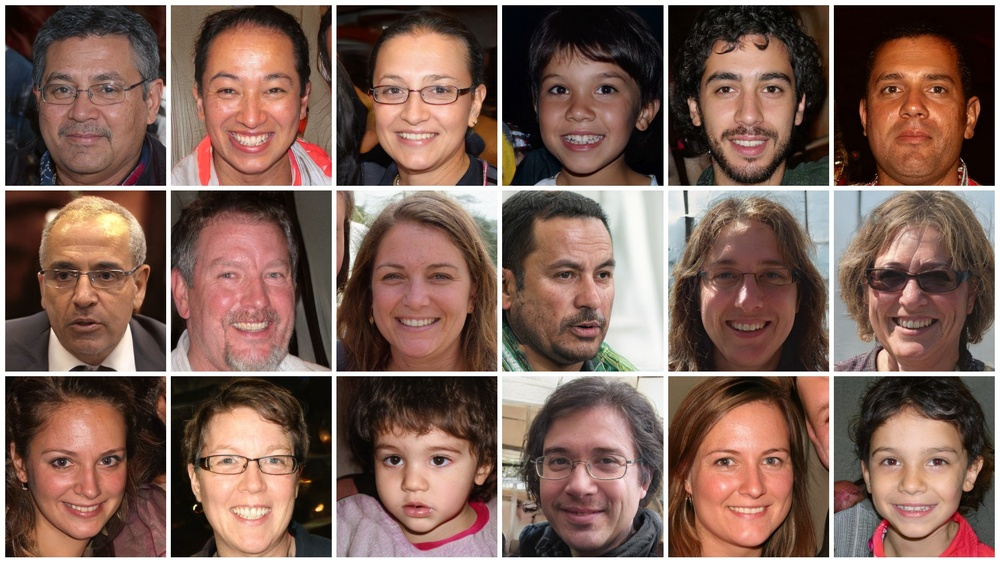
#> input picture test.jpg, 1000 x 562 px, shrunk from 1920 x 1080 before the run
$ python test3.py
#> lines starting #> are read from the running program, lines starting #| are printed output that depends on the picture; after the words box and inside, x2 and y2 are one past the last pixel; in counts of white or black regions, pixels touching at a corner belong together
import numpy as np
import cv2

face_cascade = cv2.CascadeClassifier('C:\\opencv\\build\\etc\\haarcascades\\haarcascade_frontalface_default.xml')
eye_cascade = cv2.CascadeClassifier('C:\\opencv\\build\\etc\\haarcascades\\haarcascade_eye.xml')

img = cv2.imread('test.jpg')
#> img is the input picture: shape (562, 1000, 3); mean B, G, R 87.5, 98, 126.3

gray = cv2.cvtColor(img, cv2.COLOR_BGR2GRAY)
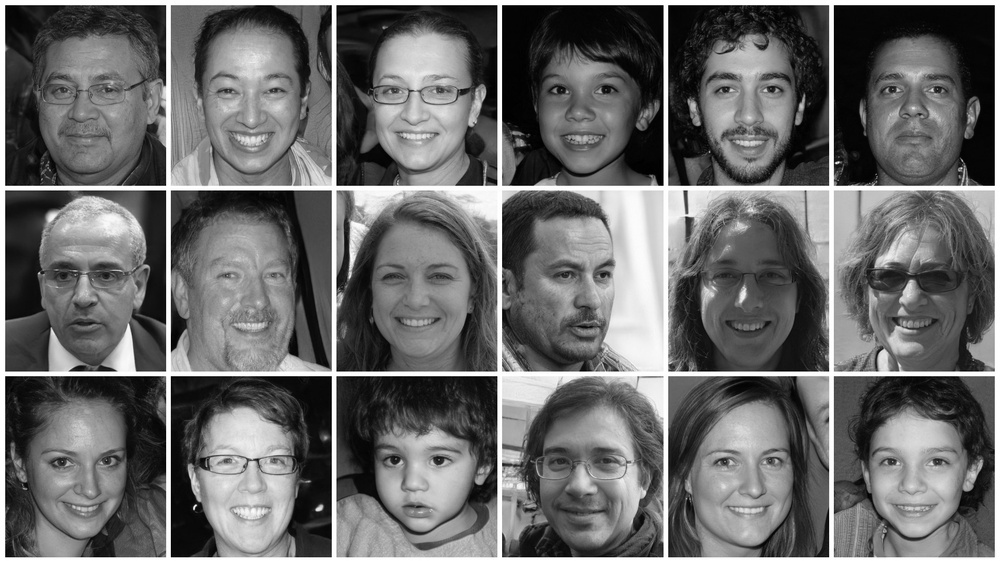
#> gray: shape (562, 1000); min 0, max 255, mean 105.3

faces = face_cascade.detectMultiScale(gray, 1.3, 5)
#> faces = 18 rows, first 6: [357, 414, 121, 121], [24, 41, 123, 123], [359, 47, 120, 120], [189, 41, 125, 125], [522, 48, 120, 120], [850, 44, 128, 128]
#faces = face_cascade.detectMultiScale(gray)

for (x,y,w,h) in faces:
    cv2.rectangle(img,(x,y),(x+w,y+h),(255,0,0),2)
    roi_gray = gray[y:y+h, x:x+w]
    roi_color = img[y:y+h, x:x+w]
    eyes = eye_cascade.detectMultiScale(roi_gray)
    for (ex,ey,ew,eh) in eyes:
        cv2.rectangle(roi_color,(ex,ey),(ex+ew,ey+eh),(0,255,0),2)
#> this loop made 18 passes
#> (x, y, w, h, eyes) on passes 1, 2, 3, 4, 5, 6, 8, 9, 10: (357, 414, 121, 121, [[65, 29, 33, 33], [19, 30, 32, 32]]), (24, 41, 123, 123, [[26, 38, 24, 24]]), (359, 47, 120, 120, [[19, 28, 31, 31], [69, 30, 26, 26], [55, 21, 45, 45]]), (189, 41, 125, 125, [[25, 38, 24, 24], [74, 38, 26, 26]]), (522, 48, 120, 120, [[20, 27, 31, 31], [68, 26, 31, 31]]), (850, 44, 128, 128, [[25, 30, 30, 30], [72, 32, 28, 28]]), (21, 225, 130, 130, [[31, 39, 22, 22], [73, 39, 24, 24], [18, 25, 47, 47]]), (358, 230, 120, 120, [[64, 34, 27, 27], [21, 34, 28, 28]]), (186, 226, 128, 128, [[76, 38, 23, 23], [27, 36, 26, 26]])
#> (x, y, w, h) on passes 7, 18: (526, 227, 120, 120), (851, 233, 123, 123)
#> pass 1, `roi_gray = gray[y:y+h, x:x+w]`:
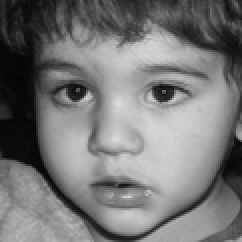
#> roi_gray: shape (121, 121) (shown 2 times larger); min 3, max 220, mean 118.6
#> pass 1, `roi_color = img[y:y+h, x:x+w]`:
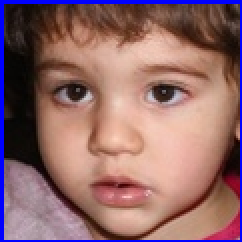
#> roi_color: shape (121, 121, 3) (shown 2 times larger); mean B, G, R 105.8, 104.9, 143.8
#> pass 2, `roi_color = img[y:y+h, x:x+w]`:
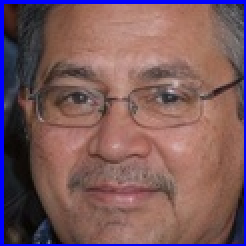
#> roi_color: shape (123, 123, 3) (shown 2 times larger); mean B, G, R 92.8, 89.5, 122.3
#> after the loop:
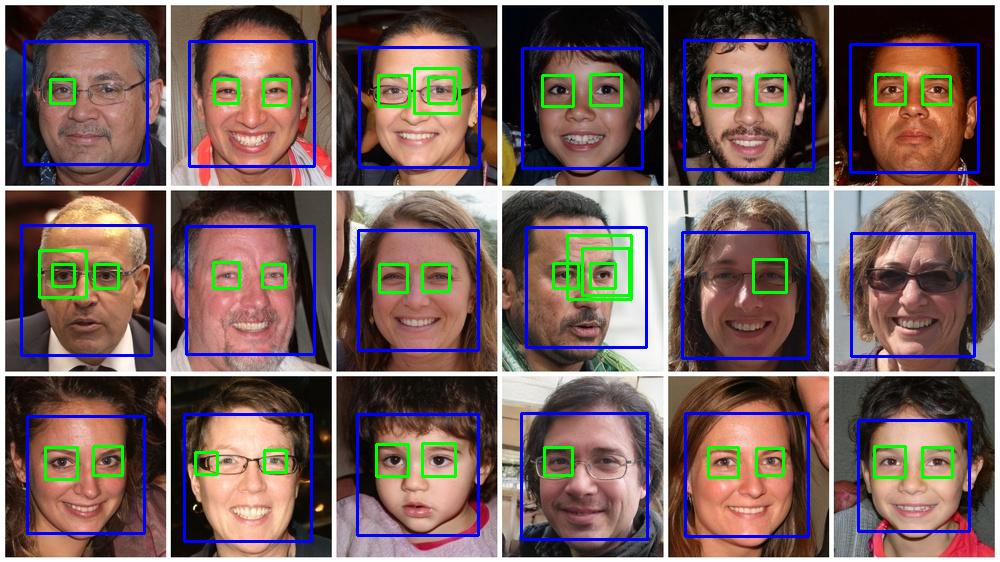
#> img: shape (562, 1000, 3); 6.95% of pixels changed, all inside (x1, y1, x2, y2) = (20, 39, 980, 543)
#> after the loop:
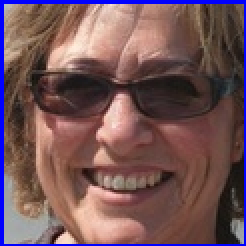
#> roi_color: shape (123, 123, 3) (shown 2 times larger); mean B, G, R 88.2, 85, 115.6
#> after the loop:
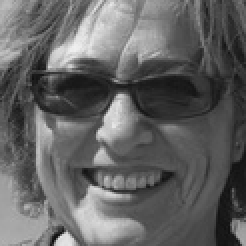
#> roi_gray: shape (123, 123) (shown 2 times larger); min 11, max 240, mean 98.6

cv2.imshow('img',img)

k = cv2.waitKey(0)
#> (key Esc is pressed here)
if k == 27:         # wait for ESC key to exit
    cv2.destroyAllWindows()
elif k == ord('s'): # wait for 's' key to save and exit
    cv2.imwrite('messigray.png',img)
    cv2.destroyAllWindows()

$ run again, with shapes3.jpg copied over test.jpg
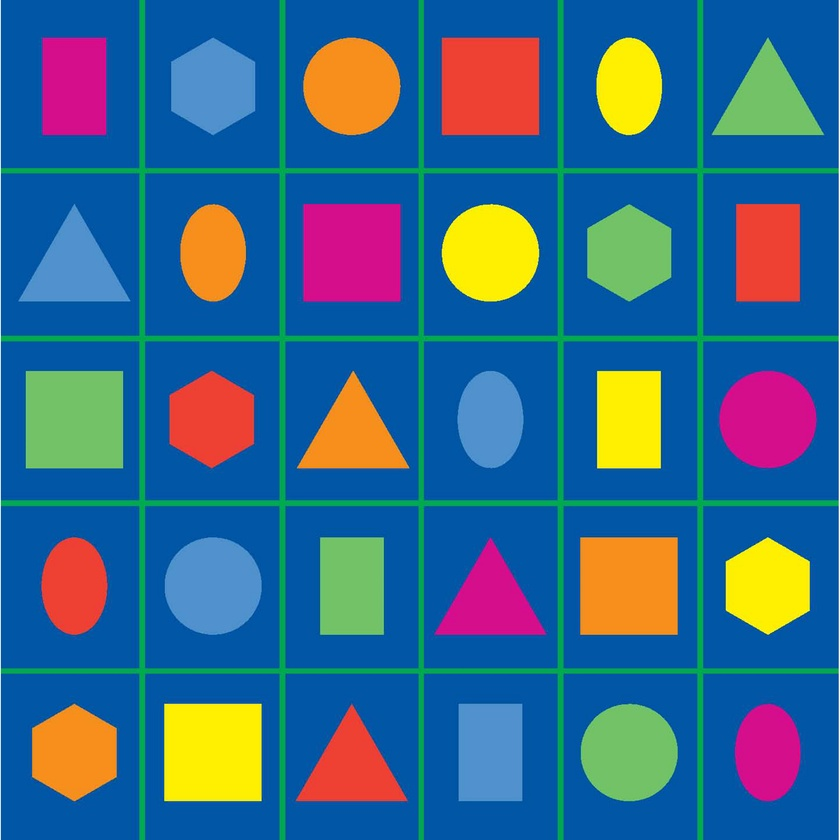
#> input picture shapes3.jpg, 840 x 840 px, shrunk from 2000 x 2000 before the run
#> img is the input picture: shape (840, 840, 3); mean B, G, R 138.3, 104.8, 56.4
#> faces = [[447, 372, 89, 89], [32, 538, 89, 89]]
#> the loop `for (x,y,w,h) in faces:` made 2 passes
#> pass 1, `roi_color = img[y:y+h, x:x+w]`:
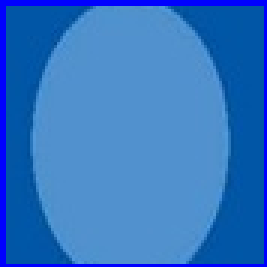
#> roi_color: shape (89, 89, 3) (shown 3 times larger); mean B, G, R 195.8, 116, 49.1
#> after the loop `for (x,y,w,h) in faces:`:
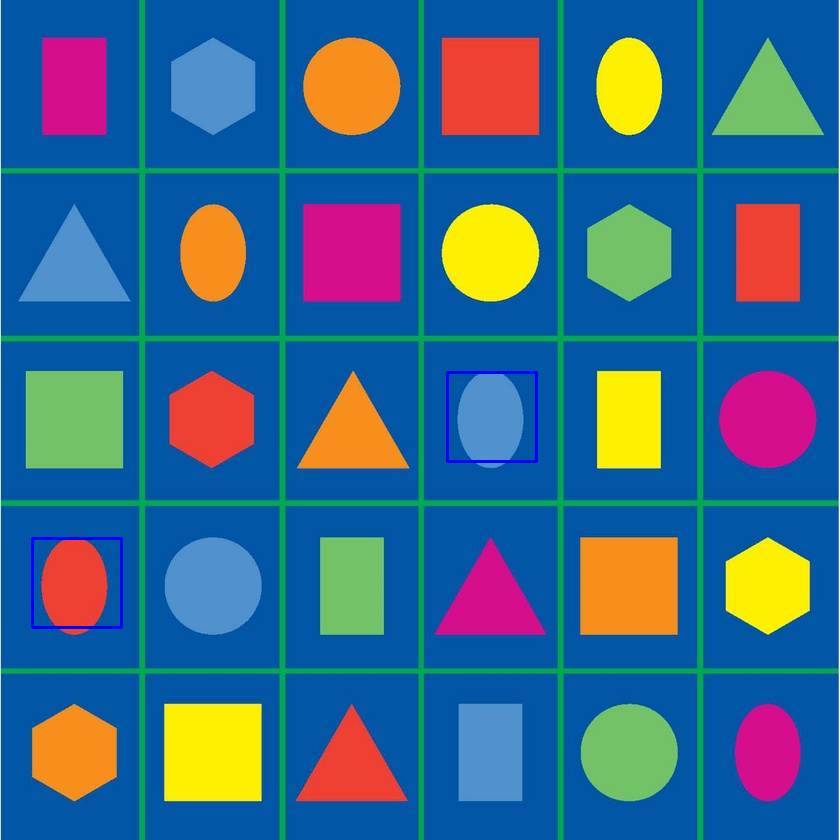
#> img: shape (840, 840, 3); 0.3% of pixels changed, all inside (x1, y1, x2, y2) = (31, 371, 538, 629)
